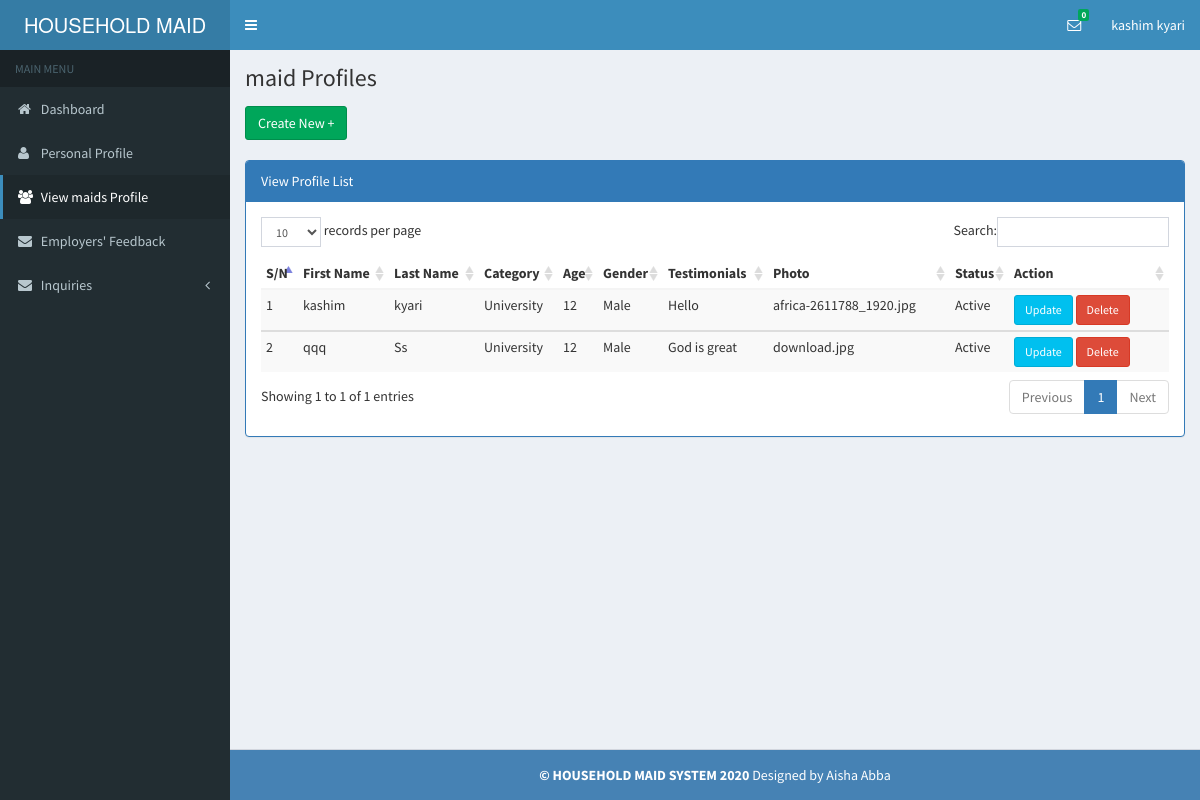
/user/maidprofile.php (signed in), run on the app's committed database.
### tables this page shows
CREATE TABLE `accounts` (
  `fname` varchar(255) NOT NULL,
  `lname` varchar(255) NOT NULL,
  `id_number` int(255) NOT NULL,
  `email` varchar(255) NOT NULL,
  `phone` varchar(255) NOT NULL,
  `address` varchar(255) NOT NULL,
  `town` varchar(255) NOT NULL,
  `password` varchar(255) NOT NULL,
  `role_id` varchar(255) NOT NULL
);

CREATE TABLE `profiles` (
  `fname` text NOT NULL,
  `lname` text NOT NULL,
  `category` text NOT NULL,
  `age` int(11) NOT NULL,
  `gender` text NOT NULL,
  `testimonials` text NOT NULL,
  `photo` blob NOT NULL,
  `status` text NOT NULL,
  `ID` int(11) NOT NULL
);

### user/maidprofile.php (the view, shortened to what this page needs)
<?php require_once ('include/header.php'); ?>
<?php require_once('../dbconnect.php');
?>
<?php require_once ('include/sidebar.php'); ?>
<div class="content-wrapper">
    <section class="content-header">
        <h1>
            maid Profiles
        </h1>
    </section>
    <section class="content">
        <div class="row">
            <div class="col-lg-4">
                <a href="addmaid_profiles.php" type="button" class="btn btn-success">Create New +</a>
            </div> </div><br/>
        <div class="panel panel-primary">
            <div class="panel-heading">View Profile List</div>
            <div class="panel-body">
                <?php
                $sql="SELECT * FROM profiles";
                $event=mysqli_query($conn,$sql);
                ?>
                <div class="table-responsive">
                    <table class="table table-striped table-condensed table-hover dataTables" id="dataTables-libraryList">
                        <thead>
                        <tr>
                        <th>S/N</th>
                            <th>First Name</th>
                            <th>Last Name</th>
                            <th>Category</th>
                            <th>Age</th>
                            <th>Gender</th>
                            <th>Testimonials</th>
                            <th>Photo</th>
                            <th>Status</th>
                            <th>Action</th>
                        </tr>
                        </thead>
                        <tbody>
                        <?php
                        while($row=mysqli_fetch_assoc($event)){
                        echo "<tr>";
                        ?>
                        <td><?php echo $row['ID']; ?></td>
                        <td><?php echo $row['fname']; ?></td>
                        <td><?php echo $row['lname']; ?></td>
                        <td><?php echo $row['category']; ?></td>
                        <td><?php echo $row['age']; ?></td>
                        <td><?php echo $row['gender']; ?></td>
                        <td><?php echo $row['testimonials']; ?></td>
                        <td><?php echo $row['photo']; ?></td>
                        <td><?php echo $row['status']; ?></td>
                        <td style="width: 150px;">
                            <a class="btn btn-sm btn-info" href="edit_maid_profile?user_id=<?php echo $row['id'];  ?>">Update</a>
                            <a class="btn btn-sm btn-danger" onclick="return confirm('Sure to delete? It will be deleted permanently!')" href="?action=transview&id=<?php echo $row['id'];?>&act=delete">Delete</a>
                        </td>
                        </tbody>
                        <?php
                        echo "</tr>";
                        }
                        ?>
                    </table>
                </div>
            </div>
        </div>
    </section>
</div>
<?php require_once('include/footer.php');  ?>

### user/include/header.php (shortened to what this page needs)
<?php
require_once('../dbconnect.php');
$role=  $_SESSION['role_session'];
if(!isset($_SESSION['user_session'])  && $role!=2)
{
        header("Location:../login.php");
}
else{
    $session_id= $_SESSION['user_session'];
    $query=$conn->query("SELECT * FROM accounts WHERE email='$session_id'");
    $row=$query->fetch_array();
    $fname=$row['fname'];
    $lname=$row['lname'];
}
?>
<!DOCTYPE html>
<html>
  <head>
    <link rel="stylesheet" href="../assets/bootstrap/css/bootstrap.min.css">
      <link rel="stylesheet" href="../assets/swal2/sweetalert2.min.css">
    <link rel="stylesheet" href="../assets/css/font-awesome.min.css">
    <link rel="stylesheet" href="../assets/css/ionicons.min.css">
    <link rel="stylesheet" href="../assets/css/AdminLTE.min.css">
    <link rel="stylesheet" href="../assets/css/skins/_all-skins.min.css">
    <link href="../assets/modal-effect/css/component.css" rel="stylesheet">
    <link rel="stylesheet" href="../assets/plugins/datepicker/datepicker3.css">
    <link rel="stylesheet" href="../assets/plugins/daterangepicker/daterangepicker-bs3.css">
    <link href="../assets/elibrary/fileinput/css/fileinput.css " media="all" rel="stylesheet" type="text/css" />
    <link href="../assets/elibrary/modal/css/bootstrap-modal.css" media="all" rel="stylesheet" type="text/css" />
    <link href="../assets/elibrary/css/li-scroller.css" media="all" rel="stylesheet" type="text/css" />
    <link href="../assets/elibrary/plugins/dataTables/dataTables.bootstrap.css " media="all" rel="stylesheet" type="text/css" />
   </head>
   <body class="hold-transition skin-blue sidebar-mini">
    <div class="wrapper">
      <header class="main-header">
        <a href="index" class="logo">
          <span class="logo-lg">HOUSEHOLD MAID </span>
        </a>
        <nav class="navbar navbar-static-top" role="navigation">
          <a href="#" class="sidebar-toggle" data-toggle="offcanvas" role="button">
          </a>
          <div class="navbar-custom-menu">
            <ul class="nav navbar-nav">
                             <li class="dropdown messages-menu">
                <a href="#" class="dropdown-toggle" data-toggle="dropdown">
                  <i class="fa fa-envelope-o"></i>
                  <span class="label label-success"> 0</span>
                </a>
              </li>
              <li class="dropdown user user-menu">
                <a href="#" class="dropdown-toggle" data-toggle="dropdown">
                  <span class="hidden-xs"><?php echo $fname;   ?></span>
                  <span class="hidden-xs"><?php echo $lname;   ?></span>
                </a>
              </li>
            </ul>
          </div>
        </nav>
      </header>

### user/include/sidebar.php (shortened to what this page needs)
<?php
$page_link = pathinfo(curPageURL(),PATHINFO_FILENAME);
function curPageURL() {
 $pageURL = 'http';
 $pageURL .= "://";
 if ($_SERVER["SERVER_PORT"] != "80") {
  $pageURL .= $_SERVER["SERVER_NAME"].":".$_SERVER["SERVER_PORT"].$_SERVER["REQUEST_URI"];
 } else {
  $pageURL .= $_SERVER["SERVER_NAME"].$_SERVER["REQUEST_URI"];
 }
 return $pageURL;
}
?>
<aside class="main-sidebar ">
        <section class="sidebar">
          <ul class="sidebar-menu" >
            <li class="header">MAIN MENU</li>
            <li class="<?php if($page_link != '' && $page_link == 'index'){echo 'active';}?>">
              <a href="index">
                <i class="fa fa-home"></i> <span>Dashboard</span>
              </a>
               </li>
              <li class="<?php if($page_link != '' && $page_link == 'myprofile'){echo 'active';}?>"><a href="myprofile"><i class="fa fa-user"></i> Personal Profile</a></li>
              <li class="<?php if($page_link != '' && $page_link == 'maidprofile'){echo 'active';}?>"><a href="maidprofile"><i class="fa fa-users"></i> View maids Profile</a></li>
              <li class="<?php if($page_link != '' && $page_link == 'employer_comment'){echo 'active';}?>"><a href="employer_comment"><i class="fa fa-envelope"></i> Employers' Feedback</a></li>
              <li class="treeview <?php if($page_link != '' && $page_link == 'inquiry'){echo 'active';}?> ">
                  <a href="#"> <i class="fa fa-envelope"></i> <span>Inquiries </span><i class="fa fa-angle-left pull-right"></i>
                  </a>
              </li>
        </section>
      </aside>

### user/include/footer.php (shortened to what this page needs)
<footer class="main-footer" style="text-align: center;">
<strong> &copy; HOUSEHOLD MAID SYSTEM <?php echo date('Y');?></strong>  Designed by <a  style="color: white;">Aisha Abba</a>
</footer>    </div>
  </body>
</html>

### data on the page
accounts: fname "kashim", lname "kyari"
profiles: ID "1", fname "kashim", lname "kyari", category "University", age "12", gender "Male", testimonials "Hello", photo "africa-2611788_1920.jpg", status "Active"
profiles: ID "2", fname "qqq", lname "Ss", category "University", age "12", gender "Male", testimonials "God is great", photo "download.jpg", status "Active"
